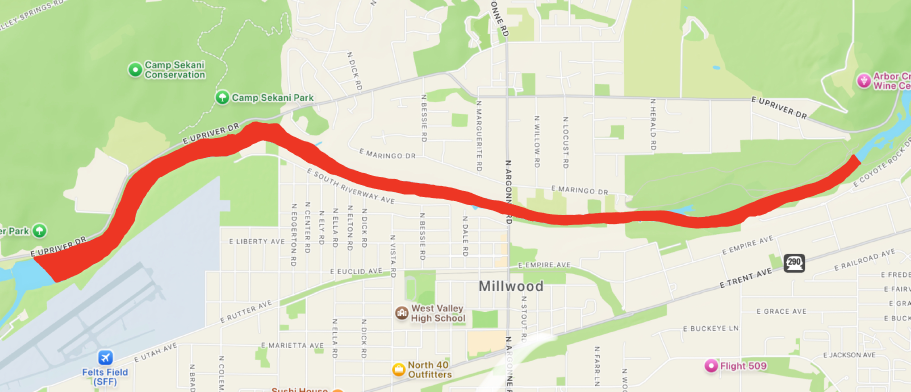
#> input picture SpokaneRiverMapShaded.jpeg, 1821 x 784 px (shown at 1/2 size)
$ python Comp_Project.py
#> lines starting #> are read from the running program, lines starting #| are printed output that depends on the picture; after the words box and inside, x2 and y2 are one past the last pixel; in counts of white or black regions, pixels touching at a corner belong together
# importa correct libraries to complete code
import numpy as np
from PIL import Image # image module for opening map image
from collections import deque # for pathfinding
import matplotlib.pyplot as plt
from skimage.morphology import (
    binary_closing, binary_dilation, remove_small_objects, disk, skeletonize
) # for processing the map image and getting centerline
from skimage.measure import label # for labeling compoments in images
import networkx as nx # for graph and A* pathfinding (shortest line)
from scipy.interpolate import splprep, splev, interp1d # for smoothing paths


# ============================================================
# 1. LOAD IMAGE & BUILD RIVER MASK
# ============================================================

img_path = "SpokaneRiverMapShaded.jpeg"   # inputs image path (in the same folder as the code)
img = Image.open(img_path).convert("RGB") # opens image and converts to RGB
#> img is the input picture: PIL image 1821x784 RGB; mean R, G, B 219, 224.3, 195.7
arr = np.array(img) # converts image to numpy array
H, W, _ = arr.shape # gathers height and width of image
#> H = 784; W = 1821
print("image size", W, "x", H) # prints image size
#| image size 1821 x 784

# Builds river mask based on RGB
R = arr[:, :, 0]
G = arr[:, :, 1]
B = arr[:, :, 2]

# Threshold for shaded river (red)
river_mask_raw = (R > 150) & (G < 140) & (B < 140)
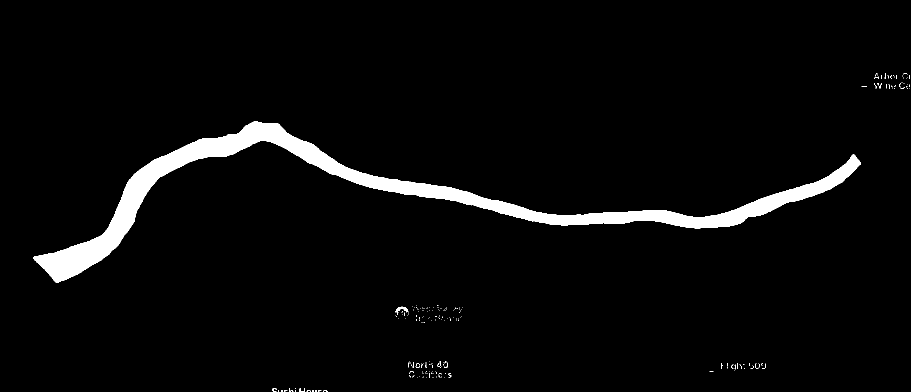
#> river_mask_raw: shape (784, 1821) bool (shown at 1/2 size); 3.9% white; 224 white regions (219 under 20 px), largest, box (x1, y1, x2, y2) and area: (67, 243, 1722, 566) 54065, (791, 613, 817, 630) 148, (599, 776, 610, 784) 45, (544, 776, 554, 784) 38, (824, 724, 828, 736) 23
print("river mask pixels", river_mask_raw.sum())
#| river mask pixels 55237

# cleans river mask and thickens pre skeletonizing
mask = remove_small_objects(river_mask_raw, min_size=200)
#> mask: shape (784, 1821) bool; 3.8% white; 1 white region, box (x1, y1, x2, y2) and area: (67, 243, 1722, 566) 54065
mask = binary_closing(mask, footprint=disk(5))
#> mask: shape (784, 1821) bool; 3.8% white; 1 white region, box (x1, y1, x2, y2) and area: (67, 243, 1722, 566) 54086
mask = binary_dilation(mask, footprint=disk(3))
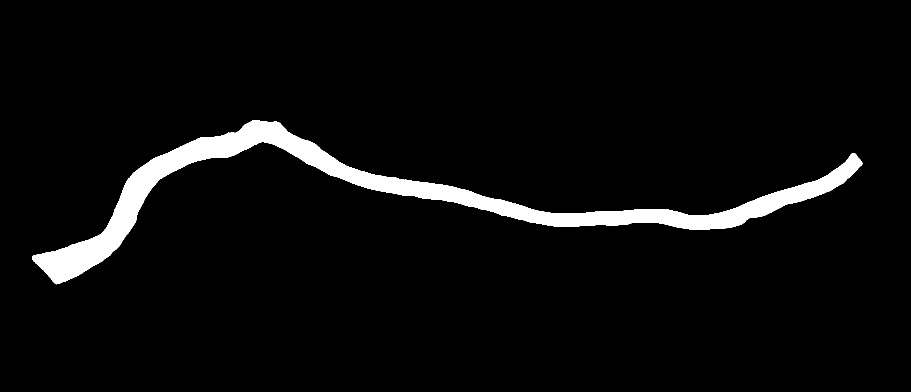
#> mask: shape (784, 1821) bool (shown at 1/2 size); 4.5% white; 1 white region, box (x1, y1, x2, y2) and area: (64, 240, 1725, 569) 64772

# prints number of pixels in cleaned mask
print("river pixels post clean", mask.sum())
#| river pixels post clean 64772

# keeps largest connected component in map only
labels = label(mask)
n_components = labels.max()
#> n_components = 1

# if more than one compoment only keeps largest mask
if n_components > 1:
    counts = np.bincount(labels.flatten())
    counts[0] = 0
    largest_label = counts.argmax()
    mask = labels == largest_label
    print("largest component for use", largest_label)

# print final number of pixels in mask to check
print("Final mask pixels", mask.sum())
#| Final mask pixels 64772

# plots clean river mask to see
plt.figure(figsize=(6, 10))
plt.imshow(mask, cmap="gray", origin="upper")
plt.title("River Mask from Image")
plt.axis("off")
plt.show()


# ============================================================
# 2. SKELETON & CENTERLINE
# ============================================================

# gets skeleton of river mask for finding centerline
skeleton = skeletonize(mask)
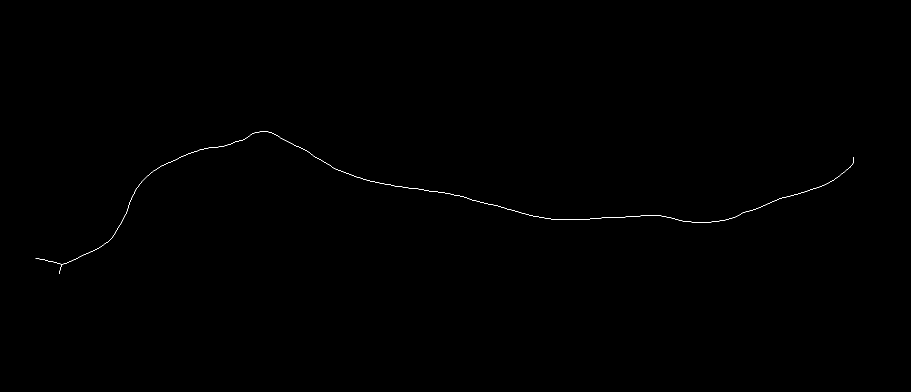
#> skeleton: shape (784, 1821) bool (shown at 1/2 size); 0.12% white in thin lines or dots, all inside (x1, y1, x2, y2) = (71, 263, 1708, 548)
print("Skeleton pixels:", skeleton.sum())
#| Skeleton pixels: 1722

# function to get endpoints of skeleton for help with centerline pathfinding
def get_neighbors(r, c, arr_bool):
    H, W = arr_bool.shape
    nbrs = []
    for dr in [-1, 0, 1]:
        for dc in [-1, 0, 1]:
            if dr == 0 and dc == 0:
                continue
            rr, cc = r + dr, c + dc
            if 0 <= rr < H and 0 <= cc < W and arr_bool[rr, cc]:
                nbrs.append((rr, cc))
    return nbrs

# finds enpoints of skeleton using function
endpoints = []
for r in range(H):
    for c in range(W):
        if skeleton[r, c]:
            if len(get_neighbors(r, c, skeleton)) == 1:
                endpoints.append((r, c))
#> after the loop, endpoints = [(314, 1707), (516, 71), (547, 118)]

# prints the endpoints found, checks if enough were found for pathfinding
print("Endpoints", len(endpoints))
#| Endpoints 3
if len(endpoints) < 2:
    raise RuntimeError("Not enough endpoints boooo")

# selects farthest endpoint based on x coordinates for mapping
start_pix = max(endpoints, key=lambda p: p[1])
#> start_pix = (314, 1707)
end_pix   = min(endpoints, key=lambda p: p[1])
#> end_pix = (516, 71)

# prints start and end pixels for centerline pathfinding
print("Skeleton start values", start_pix)
#| Skeleton start values (314, 1707)
print("Skeleton end values", end_pix)
#| Skeleton end values (516, 71)

# function for initial search to find path along skeleton between endpoints
def bfs_path(start, end, arr_bool): # breadth first search
#> called with start = (314, 1707), end = (516, 71)
    q = deque([start])
    visited = {start}
    parent = {start: None}

    while q:
        r, c = q.popleft()
        if (r, c) == end:
            break

        for nr, nc in get_neighbors(r, c, arr_bool):
            if (nr, nc) not in visited:
                visited.add((nr, nc))
                parent[(nr, nc)] = (r, c)
                q.append((nr, nc))

    if end not in parent:
        return None

    path = []
    node = end
#> node = (516, 71)
    while node is not None:
        path.append(node)
        node = parent[node]
    path.reverse()
    return path

# finds skeleton path with BFS function (breadth first search)
skel_path = bfs_path(start_pix, end_pix, skeleton)
#> skel_path = 1703 pairs, first value 263 to 528, second value 71 to 1707
if skel_path is None: # error check for when skeleton wasn't working
    raise RuntimeError("No path along skeleton (bruh)")


print("Skeleton path length =", len(skel_path))
#| Skeleton path length = 1703

# centerline in (x,y) pixel coords
centerline = np.array([[c, r] for (r, c) in skel_path], dtype=float)
#> centerline = 1703 pairs, first value 71 to 1707, second value 263 to 528

# plots centerline over map
plt.figure(figsize=(6, 10))
plt.imshow(arr, origin="upper")
plt.plot(centerline[:, 0], centerline[:, 1], "cyan", linewidth=1)
plt.title("Extracted Centerline")
plt.axis("off")
plt.show()


# ============================================================
# 3. BUILD GRID: 0 = WATER, 1 = SHORE
# ============================================================

# mask==true symbolizes river thus water = 0 and shore = 1
grid = (~mask).astype(int)
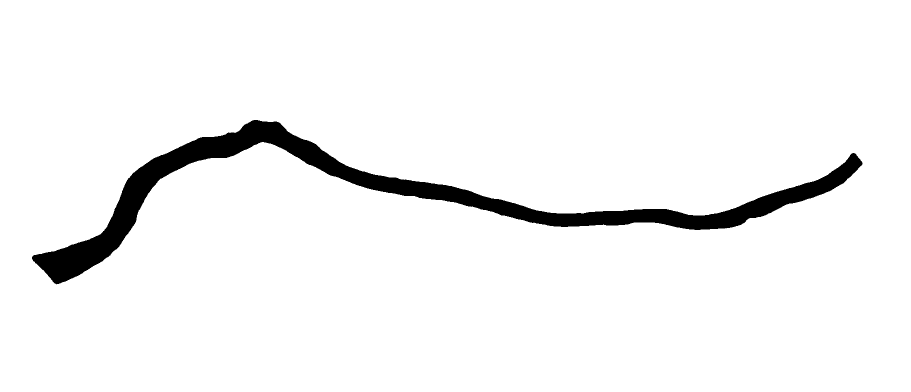
#> grid: shape (784, 1821) int64 (shown at 1/2 size); values 0 (black) and 1 (white), 95.5% white; 1 black region, box (x1, y1, x2, y2) and area: (64, 240, 1725, 569) 64772
rows, cols = grid.shape
#> rows = 784
print("grid shape", grid.shape)
#| grid shape (784, 1821)

# plots river grid for viewing
plt.figure(figsize=(6, 10))
plt.imshow(grid, cmap="gray", origin="upper")
plt.title("River Grid")
plt.axis("off")
plt.show()


# ============================================================
# 4. START & END FROM CENTERLINE
# ============================================================

# rightmost point = start | leftmost point = end
start = (int(round(centerline[0, 1])),  int(round(centerline[0, 0])))   # (row, col)
#> start = (314, 1707)
end  = (int(round(centerline[-1, 1])), int(round(centerline[-1, 0])))
#> end = (516, 71)

# print for check while completing code
print("start Coords", start)
#| start Coords (314, 1707)
print("end Coords", end)
#| end Coords (516, 71)

# plots start and end points on river grid (not full map)
plt.figure(figsize=(6, 10))
plt.imshow(grid, cmap="gray", origin="upper")
plt.scatter(start[1], start[0], c="green", s=60, label="Start")
plt.scatter(end[1],  end[0],  c="red",   s=60, label="End")
plt.legend()
plt.title("Start & End on River Grid")
plt.axis("off")
plt.show()


# ============================================================
# 5. ISOLATE STARBOARD SIDE (Racing line needs to be in traffic pattern)
# ============================================================

# variables for centerline coordinates
xs = centerline[:, 0]
#> xs = 1703 values, max 1707 at index 0, min 71 at index 1702, mean 875.5
ys = centerline[:, 1]
#> ys = 1703 values, max 528 at index 1647, min 263 at index 1184, mean 391.6

# sorts centerline points by x values
idx = np.argsort(xs)
#> idx = 1703 values, max 1702 at index 0, min 0 at index 1698, mean 851
xs_sorted = xs[idx]
#> xs_sorted = 1703 values from 71 to 1707
ys_sorted = ys[idx]
#> ys_sorted = 1703 values, max 528 at index 50, min 263 at index 501, mean 391.6

# makes values unique to avoid issues with interpolation
xs_unique, unique_idx = np.unique(xs_sorted, return_index=True)
#> xs_unique = 1637 values from 71 to 1707; unique_idx = 1637 values from 0 to 1697
ys_unique = ys_sorted[unique_idx]
#> ys_unique = 1637 values, max 528 at index 50, min 263 at index 448, mean 391.3

# interpolates centerline y values based on the given x values
centerline_y = interp1d(xs_unique, ys_unique, bounds_error=False, fill_value="extrapolate")

# creates new upper half grid (starboard side going down the course)
upper_grid = grid.copy()

# blocks pixels below the centerline (full starboard isolation)
for c in range(cols):
    cy = int(centerline_y(c))
# leaves centerline row as water, blocks everything below
    if cy + 1 < rows:
        upper_grid[cy + 1 :, c] = 1
#> this loop made 1821 passes
#> cy on passes 1 to 3: 516, 516, 516
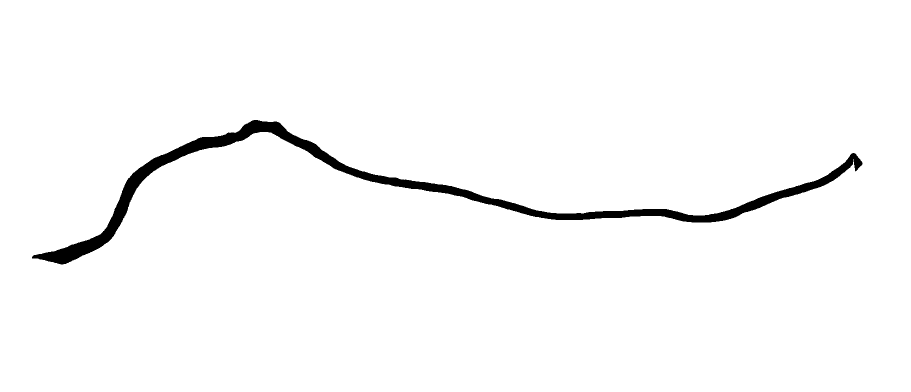
#> upper_grid: shape (784, 1821) int64 (shown at 1/2 size); values 0 (black) and 1 (white), 97.7% white; 1 black region, box (x1, y1, x2, y2) and area: (64, 240, 1725, 529) 32676

# keeps start and end points as water
upper_grid[start[0], start[1]] = 0
upper_grid[end[0],  end[1]]  = 0

# plots starboard (upper) half of river grid for viewers to see
plt.figure(figsize=(6, 10))
plt.imshow(upper_grid, cmap="gray", origin="upper")
plt.title("Starboard Half of River Grid")
plt.axis("off")
plt.show()


# ============================================================
# 6. FINDS SHORTEST PATH USING A* FUNCTION ONLY ON UPPER HALF OF WATER
# ============================================================

# function that converts the grid to a graph to use for A* pathfinding function
def grid_to_graph(grid_arr):
    rmax, cmax = grid_arr.shape
    G = nx.Graph()
    dirs4  = [(-1,0), (1,0), (0,-1), (0,1)]
    diag   = [(-1,-1),(-1,1),(1,-1),(1,1)]

# adds nodes and edges to graph based on river pixels
    for r in range(rmax):
        for c in range(cmax):
            if grid_arr[r, c] == 0:  # water
                G.add_node((r, c))
                for dr, dc in dirs4 + diag:
                    nr, nc = r + dr, c + dc
                    if 0 <= nr < rmax and 0 <= nc < cmax and grid_arr[nr, nc] == 0:
                        w = np.hypot(dr, dc)
                        G.add_edge((r, c), (nr, nc), weight=w)
    return G

# heuristis function (prioritizes more promising nodes) for A* pathfinding
def heuristic(a, b):
    ar, ac = a
    br, bc = b
    return np.hypot(ar - br, ac - bc)

# uses grid to graph function
G = grid_to_graph(upper_grid)

# Shortest path in the correct traffic pattern with A*
astar_path = nx.astar_path(G, start, end, heuristic=heuristic, weight="weight")
#> astar_path = 1660 pairs, first value 263 to 516, second value 71 to 1707
astar_path = np.array(astar_path)
print("shortest path length:", len(astar_path))
#| shortest path length: 1660

# plots the shortest path on the river grid
plt.figure(figsize=(6, 10))
plt.imshow(upper_grid, cmap="gray", origin="upper")
plt.plot(astar_path[:, 1], astar_path[:, 0], "yellow", linewidth=1)
plt.title("Shortest Line Down the Course")
plt.axis("off")
plt.show()
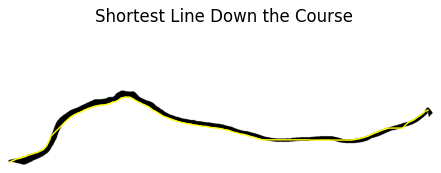
#> figure drawn by matplotlib, 1 panel


# ============================================================
# 7. MAKES IDEAL LINE SMOOTHER (was reccomended but don't think this did much, may omit from final code)
# ============================================================

# creates path smoothing function using spline interpolation
def smooth_path(path_arr, smoothing=200.0, samples=400):
#> called with path_arr = array of shape (1660, 2), smoothing = 200, samples = 400
    x = path_arr[:, 1]
#> x = 1660 values, max 1707 at index 0, min 71 at index 1659, mean 879.8
    y = path_arr[:, 0]
#> y = 1660 values, max 516 at index 1659, min 263 at index 1171, mean 384.9
    t = np.linspace(0, 1, len(path_arr))
#> t = 1660 values from 0 to 1
    tck, _ = splprep([x, y], u=t, s=smoothing)
#> tck = 3 items
    t_f = np.linspace(0, 1, samples)
    xs_s, ys_s = splev(t_f, tck)
#> xs_s = 400 values, max 1707 at index 0, min 71 at index 399, mean 879.8; ys_s = 400 values, max 515.8 at index 399, min 262.6 at index 284, mean 385
    return np.array(xs_s), np.array(ys_s)

# uses smoothing function on A* path
sx, sy = smooth_path(astar_path)
#> sx has the same summary as xs_s in smooth_path; sy has the same summary as ys_s in smooth_path

# plots centerline v raw line v smoothed line to compare
plt.figure(figsize=(6, 10))
plt.imshow(arr, origin="upper")
plt.plot(centerline[:, 0], centerline[:, 1], "cyan", linewidth=1, label="Centerline")
plt.plot(astar_path[:, 1], astar_path[:, 0], "blue", linewidth=1, label="A* raw")
plt.plot(sx, sy, "yellow", linewidth=1, label="Smoothed Line")
plt.legend()
plt.title("Centerline vs Raw Shortest Line vs Smoothed Ideal Line")
plt.axis("off")
plt.show()


# ============================================================
# 8. PLOT ONLY THE IDEAL LINE OVER THE MAP (for best visualization for coxswains)
# ============================================================

# plotting process
plt.figure(figsize=(6, 10))
plt.imshow(arr, origin="upper")
plt.plot(sx, sy, "yellow", linewidth=1)
plt.title("Ideal Racing Line (Down River)")
plt.axis("off")
plt.show()

# ============================================================
# 9. ANIMATION OF A BOAT TRAVELING DOWN THE RIVER
# ============================================================

from matplotlib.animation import FuncAnimation

# prep figure
fig, ax = plt.subplots(figsize=(6, 10))
ax.imshow(arr, origin="upper")
ax.plot(sx, sy, color="yellow", linewidth=1.5, label="Ideal Line")

# boat marker (triangle like a little boat)
boat_marker, = ax.plot([], [], marker="^", markersize=10, color="blue")

ax.set_title("Boat Animation Down the River")
ax.axis("off")

Nframes = len(sx)
#> Nframes = 400

# initializing function for blitting
def init():
    boat_marker.set_data([], [])
    return boat_marker,

# update function called every frame
def update(frame):
    # IMPORTANT: wrap in lists so x, y are sequences
    boat_marker.set_data([sx[frame]], [sy[frame]])
    return boat_marker,

# animation call
anim = FuncAnimation(
    fig,
    update,
    frames=Nframes,   # or range(Nframes)
    init_func=init,
    interval=20,      # ms between frames (speed control)
    blit=True
)

plt.show()
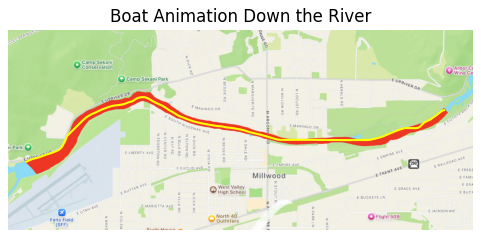
#> figure drawn by matplotlib, 1 panel
